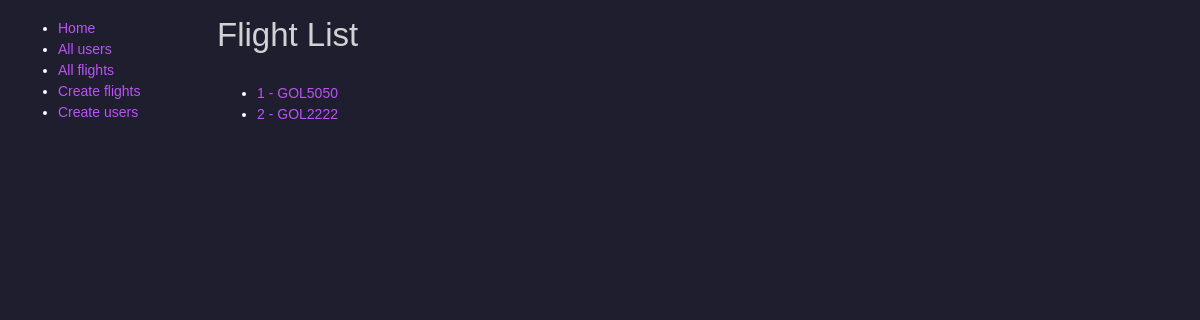
Page /flightmanagement/flight/ on the earlier database version.
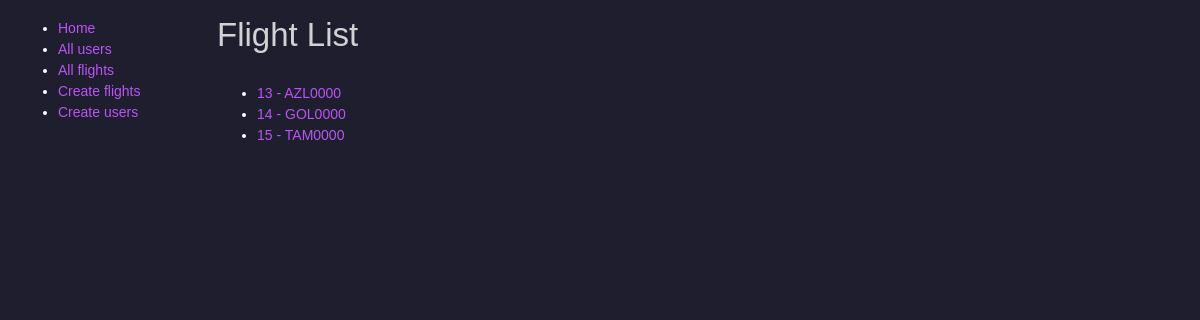
Same page on the later database version.
### flight_management/models.py (models this page shows, shortened)
class Flight(models.Model):
    id = models.BigAutoField(primary_key=True)
    fk_flightstatus = models.ForeignKey(FlightStatus, on_delete=models.SET_NULL, blank=True, null=True)
    tx_code = models.CharField(max_length=8)
    dt_est_departure = models.DateTimeField(blank=True, null=True)
    dt_est_arrival = models.DateTimeField(blank=True, null=True)
    nm_origin = models.CharField(max_length=3, choices=AirportCodes.choices)
    nm_destination = models.CharField(max_length=3, choices=AirportCodes.choices)
    class Meta:
        db_table = 'flight'

### flight_management/views.py (the view)
# urls.py: path('flight/', views.FlightListView.as_view(), name='flight'),
class FlightListView(generic.ListView):
    model = Flight
    paginate_by = 10

### flight_management/template/flight_management/flight_list.html
{% extends "base_generic.html" %}
{% block content %}
<h1>Flight List</h1>
{% if flight_list %}
  <ul>
  {% for flight in flight_list %}
    <li>
      <a href="{% url 'flight-detail' flight.id %}">
      {{ flight.id }} - {{ flight.tx_code }}
      </a>
    </li>
  {% endfor %}
 </ul>
{% else %}
  <p>There are no flights available.</p>
{% endif %}
{% endblock %}

Differences in the rows shown:
removed Flight: id "1", tx_code "GOL5050"
removed Flight: id "2", tx_code "GOL2222"
added Flight: id "13", tx_code "AZL0000"
added Flight: id "14", tx_code "GOL0000"
added Flight: id "15", tx_code "TAM0000"
